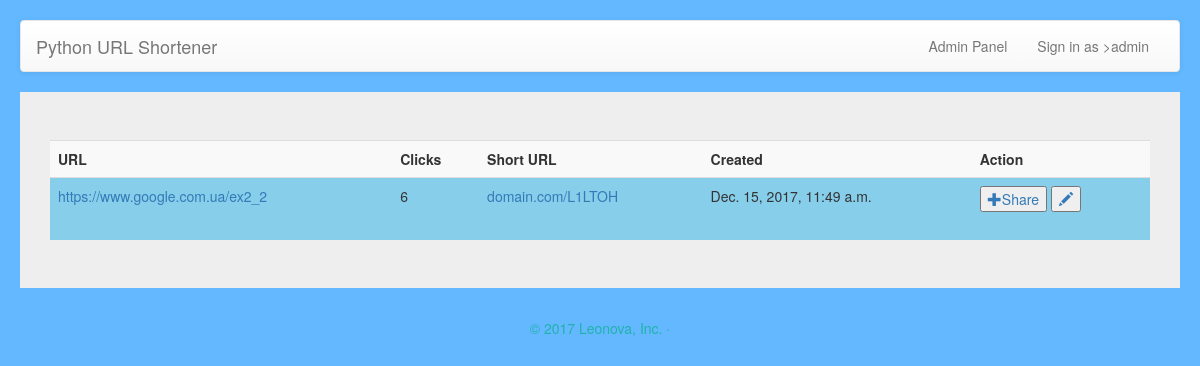
The app's page /urls/2/ (signed in) with its own data.
### urls_short/models.py (models this page shows)
class URL(models.Model):
    url_max = models.URLField(max_length=80, null=True)
    click = models.PositiveIntegerField(default=0)
    url_short = models.CharField(blank=True, max_length=30, unique=True, null=True)
    date_of_create = models.DateTimeField(auto_now_add=True)
    user  = models.ForeignKey(User, null=True, blank=True, related_name='url_user')

### urls_short/views.py (the view)
# urls.py: url(r'^(?P<pk>\d+)/', views.detail, name='detail'),
def detail(request, pk):
    url = URL.objects.get(id=pk)
    user = request.user
    return render(request, 'detail.html', {'url': url, 'user':user})

### templates/detail.html (shortened to what this page needs)
  {% extends "base.html" %}
  {% load staticfiles %}
    {% block user %}{{ user }}{% endblock user %}
  {% block content %}
  <div class="container">
     <div class="table-responsive">
      <table class="table table-striped">
        <tr>
            <th>URL</th>
            <th>Clicks</th>
            <th>Short URL</th>
            <th>Created</th>
            <th>Action</th>
        </tr>
        <tr>
           <td><a href="{% url 'urls_short:index' pk=url.id %}">{{ url.url_max }}</a></td>
           <td>{{ url.click }}</td>
           <td><a href="{% url 'urls_short:index' pk=url.id %}">{{ url.url_short }}</a></td>
           <td> {{ url.date_of_create }}</td>
           <td>
            <button><a href="{% url 'urls_short:index' pk=url.id %}" style="text-decoration: none;"><span class="glyphicon glyphicon-plus" aria-hidden="true"></span>Share</a></button>
           <button><a href="{% url 'urls_short:edit' pk=url.id %}" style="text-decoration: none;"><span class="glyphicon glyphicon-pencil" aria-hidden="true"></span></a></button>
          </td>
         </tr>
      </table>
      </div>
      </div>
  {% endblock content %}

### static/css/style.css (style rules this page uses)
body { padding: 20px; background: #63B8FF !important; }
.table-responsive { background-color:#87CEEB; }

### records on screen
URL: url_max "https://www.google.com.ua/ex2_2", click "6", url_short "domain.com/L1LTOH", date_of_create "Dec. 15, 2017, 11:49 a.m."

### other values on screen
{{ user }} "admin"
